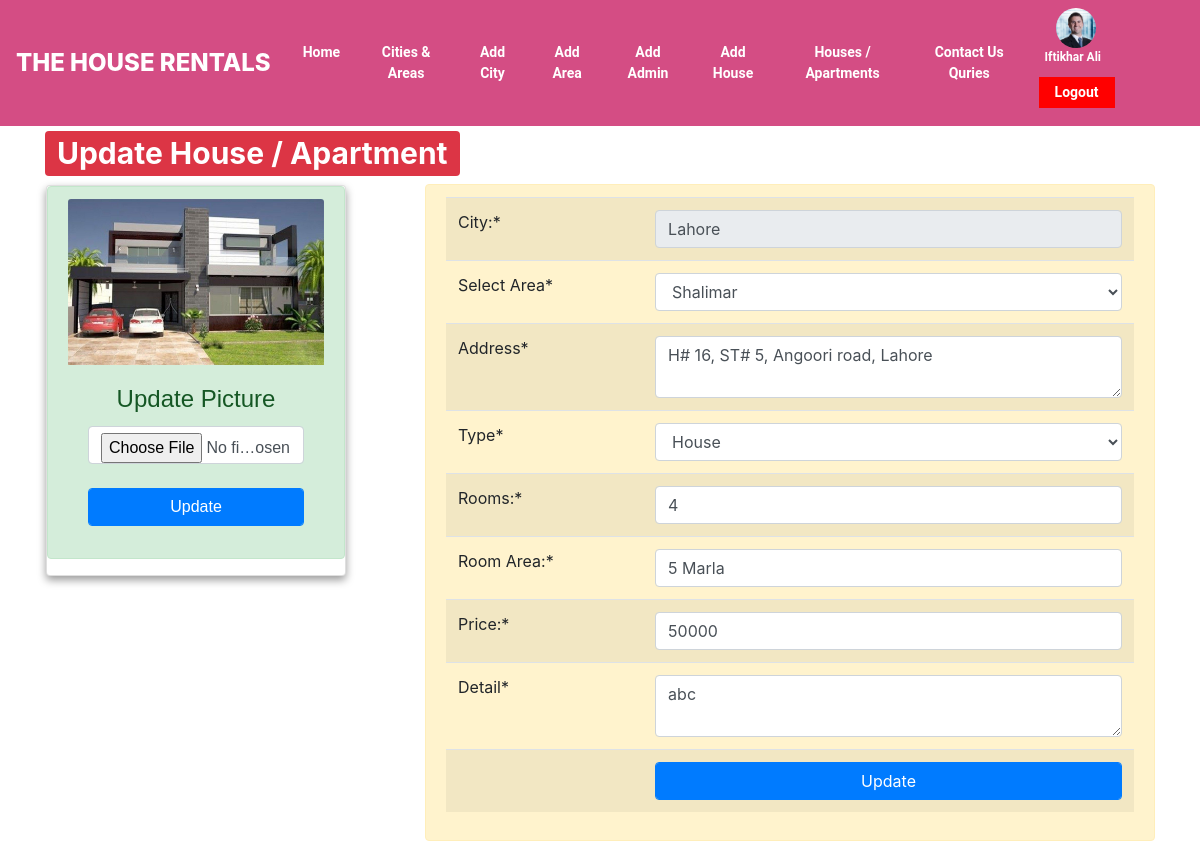
Screenshot of /admin/update_house.php?house_id=1 (signed in) with the database file from the repository.
### tables this page shows
CREATE TABLE `users` (
  `id` int(11) NOT NULL,
  `f_name` varchar(20) NOT NULL,
  `l_name` varchar(50) NOT NULL,
  `email` varchar(50) NOT NULL,
  `contact` varchar(50) NOT NULL,
  `gender` varchar(50) NOT NULL,
  `image` varchar(50) NOT NULL,
  `dob` varchar(50) NOT NULL,
  `account_type` varchar(50) NOT NULL,
  `password` varchar(50) NOT NULL
);

CREATE TABLE `houses` (
  `id` int(11) NOT NULL,
  `City` varchar(100) NOT NULL,
  `Area` varchar(100) NOT NULL,
  `Address` varchar(500) NOT NULL,
  `Type` varchar(100) NOT NULL,
  `Rooms` int(11) NOT NULL,
  `Room_Area` varchar(200) NOT NULL,
  `Price` int(11) NOT NULL,
  `Detail` varchar(500) NOT NULL,
  `image` varchar(100) NOT NULL,
  `status` varchar(50) NOT NULL
);

### admin/update_house.php (the view, shortened to what this page needs)
<?php
include("header.php");
if (isset($_GET['house_id'])) {
	$house_id=$_GET['house_id'];
	$query2="SELECT * FROM `houses` WHERE id='$house_id'";
	$run2=mysqli_query($con,$query2);
	$data=mysqli_fetch_assoc($run2);
}
?>
<div class="container">
<h1><span class="badge badge-danger">Update House / Apartment</span></h1>
<div class="row">
<div class="col-sm-6 col-md-6 col-lg-4">
<form method="post" enctype="multipart/form-data">
<table>
<tr><td>
<div class="card" style="width:300px">
<div class="alert alert-success">
    <img id="blah" class="card-img-top" src='<?php echo "../houses/".$data['image']; ?>' alt="Card image">
    <div class="card-body">
      <h4 class="card-title">Update Picture</h4>
      <input type="file" name="uploadimg" value="Chosse File" class="form-control" onchange="document.getElementById('blah').src = window.URL.createObjectURL(this.files[0])"><br>
      <button type="submit" name="submit1" class="form-control btn btn-primary">Update</button>
    </div>
  </div>
  </div>
  </td></tr>
  </table>
  </form>
  </div>
<div class="col-md-4 col-lg-8">
<div class="alert alert-warning">
<form method="post" enctype="multipart/form-data">
<table class="table table-striped">
<tr><td>City:*</td>
<td><input type="text" name="City" class="form-control" readonly value="<?php echo $data['City']; ?>"></td></tr>
<tr><td>Select Area*</td>
	<td>
	<select name="Area" title="Area" required="" class="form-control">
    <option value="<?php echo $data['Area']; ?>"><?php echo $data['Area']; ?></option>
</select>
</td></tr>
<tr><td>Address*</td><td><textarea name="Address" class="form-control"><?php echo $data['Address']; ?></textarea></td></tr>
<tr><td>Type*</td><td><select name="Type" title="Type" required="" class="form-control">
  <option value="<?php echo $data['Type']; ?>"><?php echo $data['Type']; ?></option>
</select></td></tr>
<td>Rooms:*</td>
<td><input type="number" name="Rooms" value="<?php echo $data['Rooms']; ?>" class="form-control" required></td></tr>
<td>Room Area:*</td>
<td><input type="text" name="Room_Area" value="<?php echo $data['Room_Area']; ?>" class="form-control" required></td></tr>
<td>Price:*</td>
<td><input type="number" name="Price" value="<?php echo $data['Price']; ?>" class="form-control" required></td></tr>
<tr><td>Detail*</td><td><textarea name="Detail" class="form-control"><?php echo $data['Detail']; ?></textarea></td></tr>
<tr><td></td>
<td><button type="submit" name="submit" class="form-control btn btn-primary">Update</button></td></tr>
</table>
</form>
</div>
</div>
</div>
</div>
</body>
</html>

### admin/header.php (shortened to what this page needs)
<?php
$user_id=$_SESSION["uid2"];
include("../dbconnection.php");
$query4="SELECT * FROM `users` WHERE id='$user_id'";
$run4=mysqli_query($con,$query4);
$data4=mysqli_fetch_assoc($run4);
?>
<!doctype html>
<html lang="en">
<html>
<head>
  <link rel="stylesheet" href="style.css">
<link rel="stylesheet" href="https://maxcdn.bootstrapcdn.com/bootstrap/4.4.1/css/bootstrap.min.css">
<link rel="stylesheet" href="https://cdnjs.cloudflare.com/ajax/libs/font-awesome/4.7.0/css/font-awesome.min.css">
</head>
<body>
<nav class="navbar navbar-expand-md navbar-light" style="background-color: #d44d84">
  <a class="navbar-brand" href="#"><div style="font-size:24px;text-align: center;font-weight: 800;color:#fff;margin-top:-8px;margin-bottom: -8px;">THE HOUSE RENTALS</div></a>
  <div class="collapse navbar-collapse" id="collapsibleNavbar">
  <div style="margin:px 0px 0px 0px;">
    <div class="topnav">
  <div class="navbar-nav">
    <a href="index.php">Home</a>
    <a href="cities.php">Cities & Areas</a>
    <a href="add_city.php">Add City</a>
    <a href="add_area.php">Add Area</a>
    <a href="add_admin.php">Add Admin</a>
    <a href="select_city.php">Add House</a>
    <a href="houses.php">Houses / Apartments</a>
    <a href="contact_quries.php">Contact Us Quries</a>
  </div>
</div>
</div>
</div>
<div class="topnav" style="float:right;">
<a class="" href="user-detail.php?view=<?php echo $user_id; ?>"><div style="margin-top: -5px;float: right;margin-bottom: -20px"><img style="height: 40px;border-radius: 50%;margin-left: 10%;list-style: none;" src='<?php echo "../profiles/".$data4['image']; ?>'><p style="font-size: 12px"><?php echo $data4['f_name']; ?> <?php echo $data4['l_name']; ?></p></div></a>
<a class="active" style="background-color:red;" href="logout.php">Logout</a>
</div>
</nav>

### admin/style.css (style rules this page uses)
.topnav { overflow: hidden; background-color: #d44d84; }
.topnav a { float: left; color: white; font-family: 'Roboto', sans-serif; text-align: center; padding: 5px 16px; text-decoration: none; font-size: 14px; font-weight: 600; }
.topnav a.active { background-color: #4CAF50; color: white; margin:10px; }
.card { box-shadow: 0 4px 8px 0 rgba(0, 0, 0, 0.4); max-width: 300px; margin: auto; text-align: center; font-family: arial; border: 10px solid; border-image-slice: 1; border-width: 5px; border-image-source: linear-gradient(to left, #743ad5, #d53a9d); margin-bottom:20px; }

### rows the page displays
users: image (picture), f_name "Iftikhar", l_name "Ali"
houses: image (picture), City "Lahore", Area "Shalimar", Address "H# 16, ST# 5, Angoori road, Lahore", Type "House", Rooms "4", Room_Area "5 Marla", Price "50000", Detail "abc"
